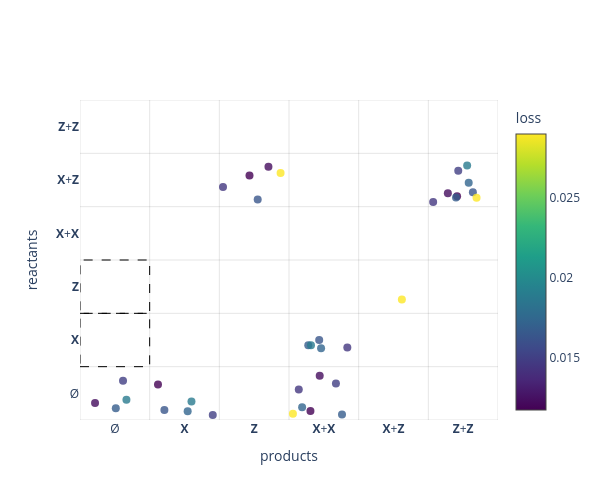

Source (notebook cell):
### Code cell
# Plot the reactant-product scatter for the top unfiltered IOCRNs
rewards_sorted = [iocrn.last_task_info['reward'] for iocrn in all_iocrns_sorted]
rewards_sorted_filtered = [iocrn.last_task_info['reward'] for iocrn in all_iocrns_sorted_filtered]

plot_reactant_product_scatter(
    all_iocrns_sorted_filtered[0:n_filtered],
    perf=rewards_sorted_filtered[0:n_filtered],
    species_labels=species_labels,
    max_order= mak_order,
    num_reactions_template=num_reactions_template,
    title="",
    cmap_name="viridis",
    max_ticks=20,
    figsize=(6, 5),
    jitter_scale=0.45,
    use_plotly=True  # ENABLE INTERACTIVE PLOTTING WITH PLOTLY
)

# Plot the reactant-product heatmap for the top filtered IOCRNs (topologically unique)
plot_reactant_product_heatmap(
    all_iocrns_sorted_filtered[0:n_filtered],
    species_labels,
    max_order= mak_order,
    num_reactions_template=num_reactions_template,
    title="",
    cmap_name="YlGnBu",
    max_ticks=20,
    figsize=(7, 6),
)

### Figure 1 — Plotly figure (JSON) as saved in the notebook; plotly's stock layout.template omitted (floating-point values rounded to 4 significant figures)
{"data": [{"hovertemplate": "%{text}<extra></extra>", "marker": {"color": [0.01176, 0.01176, 0.01176, 0.01176, 0.0123, 0.0123, 0.0123, 0.0123, 0.01452, 0.01452, 0.01452, 0.01452, 0.01494, 0.01494, 0.01494, 0.01494, 0.0164, 0.0164, 0.0164, 0.0164, 0.01681, 0.01681, 0.01681, 0.01681, 0.01734, 0.01734, 0.01734, 0.01734, 0.01888, 0.01888, 0.01888, 0.01888, 0.02902, 0.02902, 0.02902, 0.02902], "colorbar": {"title": {"text": "loss"}}, "colorscale": [[0, "#440154"], [0.1111, "#482878"], [0.2222, "#3e4989"], [0.3333, "#31688e"], [0.4444, "#26828e"], [0.5556, "#1f9e89"], [0.6667, "#35b779"], [0.7778, "#6ece58"], [0.8889, "#b5de2b"], [1, "#fde725"]], "opacity": 0.8, "showscale": true, "size": 8}, "mode": "markers", "text": ["<b>CRN Index:</b> 0<br><b>Performance:</b> 0.0118<br><b>Reaction:</b> X + Z ----> Z;  [MAK(4.193484783172607)]<br><b>Full CRN:</b><br>Inputs: ['u_1', 'u_2'] <br>Species: ['X', 'Z'] <br>Output Species: ['X'] <br>∅ ----> X;  [MAK(0.9704891443252563)]<br>∅ ----> X + X;  [MAK(1.553239107131958)]<br>X ----> ∅;  [MAK(1.0, u_2)]<br>Z ----> ∅;  [MAK(1.0, u_1)]<br>X + Z ----> Z;  [MAK(4.193484783172607)]<br>X + Z ----> Z + Z;  [MAK(1.0001869201660156)]", "<b>CRN Index:</b> 0<br><b>Performance:</b> 0.0118<br><b>Reaction:</b> ∅ ----> X;  [MAK(0.9704891443252563)]<br><b>Full CRN:</b><br>Inputs: ['u_1', 'u_2'] <br>Species: ['X', 'Z'] <br>Output Species: ['X'] <br>∅ ----> X;  [MAK(0.9704891443252563)]<br>∅ ----> X + X;  [MAK(1.553239107131958)]<br>X ----> ∅;  [MAK(1.0, u_2)]<br>Z ----> ∅;  [MAK(1.0, u_1)]<br>X + Z ----> Z;  [MAK(4.193484783172607)]<br>X + Z ----> Z + Z;  [MAK(1.0001869201660156)]", "<b>CRN Index:</b> 0<br><b>Performance:</b> 0.0118<br><b>Reaction:</b> X + Z ----> Z + Z;  [MAK(1.0001869201660156)]<br><b>Full CRN:</b><br>Inputs: ['u_1', 'u_2'] <br>Species: ['X', 'Z'] <br>Output Species: ['X'] <br>∅ ----> X;  [MAK(0.9704891443252563)]<br>∅ ----> X + X;  [MAK(1.553239107131958)]<br>X ----> ∅;  [MAK(1.0, u_2)]<br>Z ----> ∅;  [MAK(1.0, u_1)]<br>X + Z ----> Z;  [MAK(4.193484783172607)]<br>X + Z ----> Z + Z;  [MAK(1.0001869201660156)]", "<b>CRN Index:</b> 0<br><b>Performance:</b> 0.0118<br><b>Reaction:</b> ∅ ----> X + X;  [MAK(1.553239107131958)]<br><b>Full CRN:</b><br>Inputs: ['u_1', 'u_2'] <br>Species: ['X', 'Z'] <br>Output Species: ['X'] <br>∅ ----> X;  [MAK(0.9704891443252563)]<br>∅ ----> X + X;  [MAK(1.553239107131958)]<br>X ----> ∅;  [MAK(1.0, u_2)]<br>Z ----> ∅;  [MAK(1.0, u_1)]<br>X + Z ----> Z;  [MAK(4.193484783172607)]<br>X + Z ----> Z + Z;  [MAK(1.0001869201660156)]", "<b>CRN Index:</b> 1<br><b>Performance:</b> 0.0123<br><b>Reaction:</b> ∅ ----> X + X;  [MAK(1.1296522617340088)]<br><b>Full CRN:</b><br>Inputs: ['u_1', 'u_2'] <br>Species: ['X', 'Z'] <br>Output Species: ['X'] <br>∅ ----> ∅;  [MAK(1.0875391960144043)]<br>∅ ----> X + X;  [MAK(1.1296522617340088)]<br>X ----> ∅;  [MAK(1.0, u_2)]<br>Z ----> ∅;  [MAK(1.0, u_1)]<br>X + Z ----> Z;  [MAK(1.0830769538879395)]<br>X + Z ----> Z + Z;  [MAK(0.9992642998695374)]", "<b>CRN Index:</b> 1<br><b>Performance:</b> 0.0123<br><b>Reaction:</b> X + Z ----> Z;  [MAK(1.0830769538879395)]<br><b>Full CRN:</b><br>Inputs: ['u_1', 'u_2'] <br>Species: ['X', 'Z'] <br>Output Species: ['X'] <br>∅ ----> ∅;  [MAK(1.0875391960144043)]<br>∅ ----> X + X;  [MAK(1.1296522617340088)]<br>X ----> ∅;  [MAK(1.0, u_2)]<br>Z ----> ∅;  [MAK(1.0, u_1)]<br>X + Z ----> Z;  [MAK(1.0830769538879395)]<br>X + Z ----> Z + Z;  [MAK(0.9992642998695374)]", "<b>CRN Index:</b> 1<br><b>Performance:</b> 0.0123<br><b>Reaction:</b> X + Z ----> Z + Z;  [MAK(0.9992642998695374)]<br><b>Full CRN:</b><br>Inputs: ['u_1', 'u_2'] <br>Species: ['X', 'Z'] <br>Output Species: ['X'] <br>∅ ----> ∅;  [MAK(1.0875391960144043)]<br>∅ ----> X + X;  [MAK(1.1296522617340088)]<br>X ----> ∅;  [MAK(1.0, u_2)]<br>Z ----> ∅;  [MAK(1.0, u_1)]<br>X + Z ----> Z;  [MAK(1.0830769538879395)]<br>X + Z ----> Z + Z;  [MAK(0.9992642998695374)]", "<b>CRN Index:</b> 1<br><b>Performance:</b> 0.0123<br><b>Reaction:</b> ∅ ----> ∅;  [MAK(1.0875391960144043)]<br><b>Full CRN:</b><br>Inputs: ['u_1', 'u_2'] <br>Species: ['X', 'Z'] <br>Output Species: ['X'] <br>∅ ----> ∅;  [MAK(1.0875391960144043)]<br>∅ ----> X + X;  [MAK(1.1296522617340088)]<br>X ----> ∅;  [MAK(1.0, u_2)]<br>Z ----> ∅;  [MAK(1.0, u_1)]<br>X + Z ----> Z;  [MAK(1.0830769538879395)]<br>X + Z ----> Z + Z;  [MAK(0.9992642998695374)]", "<b>CRN Index:</b> 2<br><b>Performance:</b> 0.0145<br><b>Reaction:</b> X + Z ----> Z + Z;  [MAK(0.9998810291290283)]<br><b>Full CRN:</b><br>Inputs: ['u_1', 'u_2'] <br>Species: ['X', 'Z'] <br>Output Species: ['X'] <br>∅ ----> X + X;  [MAK(0.7424575686454773)]<br>X ----> ∅;  [MAK(1.0, u_2)]<br>X ----> X + X;  [MAK(0.7166404128074646)]<br>Z ----> ∅;  [MAK(1.0, u_1)]<br>X + Z ----> Z;  [MAK(1.1731104850769043)]<br>X + Z ----> Z + Z;  [MAK(0.9998810291290283)]", "<b>CRN Index:</b> 2<br><b>Performance:</b> 0.0145<br><b>Reaction:</b> X ----> X + X;  [MAK(0.7166404128074646)]<br><b>Full CRN:</b><br>Inputs: ['u_1', 'u_2'] <br>Species: ['X', 'Z'] <br>Output Species: ['X'] <br>∅ ----> X + X;  [MAK(0.7424575686454773)]<br>X ----> ∅;  [MAK(1.0, u_2)]<br>X ----> X + X;  [MAK(0.7166404128074646)]<br>Z ----> ∅;  [MAK(1.0, u_1)]<br>X + Z ----> Z;  [MAK(1.1731104850769043)]<br>X + Z ----> Z + Z;  [MAK(0.9998810291290283)]", "<b>CRN Index:</b> 2<br><b>Performance:</b> 0.0145<br><b>Reaction:</b> ∅ ----> X + X;  [MAK(0.7424575686454773)]<br><b>Full CRN:</b><br>Inputs: ['u_1', 'u_2'] <br>Species: ['X', 'Z'] <br>Output Species: ['X'] <br>∅ ----> X + X;  [MAK(0.7424575686454773)]<br>X ----> ∅;  [MAK(1.0, u_2)]<br>X ----> X + X;  [MAK(0.7166404128074646)]<br>Z ----> ∅;  [MAK(1.0, u_1)]<br>X + Z ----> Z;  [MAK(1.1731104850769043)]<br>X + Z ----> Z + Z;  [MAK(0.9998810291290283)]", "<b>CRN Index:</b> 2<br><b>Performance:</b> 0.0145<br><b>Reaction:</b> X + Z ----> Z;  [MAK(1.1731104850769043)]<br><b>Full CRN:</b><br>Inputs: ['u_1', 'u_2'] <br>Species: ['X', 'Z'] <br>Output Species: ['X'] <br>∅ ----> X + X;  [MAK(0.7424575686454773)]<br>X ----> ∅;  [MAK(1.0, u_2)]<br>X ----> X + X;  [MAK(0.7166404128074646)]<br>Z ----> ∅;  [MAK(1.0, u_1)]<br>X + Z ----> Z;  [MAK(1.1731104850769043)]<br>X + Z ----> Z + Z;  [MAK(0.9998810291290283)]", "<b>CRN Index:</b> 3<br><b>Performance:</b> 0.0149<br><b>Reaction:</b> X + Z ----> Z + Z;  [MAK(0.9999200701713562)]<br><b>Full CRN:</b><br>Inputs: ['u_1', 'u_2'] <br>Species: ['X', 'Z'] <br>Output Species: ['X'] <br>∅ ----> ∅;  [MAK(0.9144842624664307)]<br>∅ ----> X;  [MAK(0.8927112817764282)]<br>∅ ----> X + X;  [MAK(0.8911675214767456)]<br>X ----> ∅;  [MAK(1.0, u_2)]<br>Z ----> ∅;  [MAK(1.0, u_1)]<br>X + Z ----> Z + Z;  [MAK(0.9999200701713562)]", "<b>CRN Index:</b> 3<br><b>Performance:</b> 0.0149<br><b>Reaction:</b> ∅ ----> X;  [MAK(0.8927112817764282)]<br><b>Full CRN:</b><br>Inputs: ['u_1', 'u_2'] <br>Species: ['X', 'Z'] <br>Output Species: ['X'] <br>∅ ----> ∅;  [MAK(0.9144842624664307)]<br>∅ ----> X;  [MAK(0.8927112817764282)]<br>∅ ----> X + X;  [MAK(0.8911675214767456)]<br>X ----> ∅;  [MAK(1.0, u_2)]<br>Z ----> ∅;  [MAK(1.0, u_1)]<br>X + Z ----> Z + Z;  [MAK(0.9999200701713562)]", "<b>CRN Index:</b> 3<br><b>Performance:</b> 0.0149<br><b>Reaction:</b> ∅ ----> ∅;  [MAK(0.9144842624664307)]<br><b>Full CRN:</b><br>Inputs: ['u_1', 'u_2'] <br>Species: ['X', 'Z'] <br>Output Species: ['X'] <br>∅ ----> ∅;  [MAK(0.9144842624664307)]<br>∅ ----> X;  [MAK(0.8927112817764282)]<br>∅ ----> X + X;  [MAK(0.8911675214767456)]<br>X ----> ∅;  [MAK(1.0, u_2)]<br>Z ----> ∅;  [MAK(1.0, u_1)]<br>X + Z ----> Z + Z;  [MAK(0.9999200701713562)]", "<b>CRN Index:</b> 3<br><b>Performance:</b> 0.0149<br><b>Reaction:</b> ∅ ----> X + X;  [MAK(0.8911675214767456)]<br><b>Full CRN:</b><br>Inputs: ['u_1', 'u_2'] <br>Species: ['X', 'Z'] <br>Output Species: ['X'] <br>∅ ----> ∅;  [MAK(0.9144842624664307)]<br>∅ ----> X;  [MAK(0.8927112817764282)]<br>∅ ----> X + X;  [MAK(0.8911675214767456)]<br>X ----> ∅;  [MAK(1.0, u_2)]<br>Z ----> ∅;  [MAK(1.0, u_1)]<br>X + Z ----> Z + Z;  [MAK(0.9999200701713562)]", "<b>CRN Index:</b> 4<br><b>Performance:</b> 0.0164<br><b>Reaction:</b> ∅ ----> X;  [MAK(1.1214081048965454)]<br><b>Full CRN:</b><br>Inputs: ['u_1', 'u_2'] <br>Species: ['X', 'Z'] <br>Output Species: ['X'] <br>∅ ----> X;  [MAK(1.1214081048965454)]<br>X ----> ∅;  [MAK(1.0, u_2)]<br>X ----> X + X;  [MAK(0.835610032081604)]<br>Z ----> ∅;  [MAK(1.0, u_1)]<br>X + Z ----> Z;  [MAK(1.1344969272613525)]<br>X + Z ----> Z + Z;  [MAK(0.9994767904281616)]", "<b>CRN Index:</b> 4<br><b>Performance:</b> 0.0164<br><b>Reaction:</b> X + Z ----> Z + Z;  [MAK(0.9994767904281616)]<br><b>Full CRN:</b><br>Inputs: ['u_1', 'u_2'] <br>Species: ['X', 'Z'] <br>Output Species: ['X'] <br>∅ ----> X;  [MAK(1.1214081048965454)]<br>X ----> ∅;  [MAK(1.0, u_2)]<br>X ----> X + X;  [MAK(0.835610032081604)]<br>Z ----> ∅;  [MAK(1.0, u_1)]<br>X + Z ----> Z;  [MAK(1.1344969272613525)]<br>X + Z ----> Z + Z;  [MAK(0.9994767904281616)]", "<b>CRN Index:</b> 4<br><b>Performance:</b> 0.0164<br><b>Reaction:</b> X + Z ----> Z;  [MAK(1.1344969272613525)]<br><b>Full CRN:</b><br>Inputs: ['u_1', 'u_2'] <br>Species: ['X', 'Z'] <br>Output Species: ['X'] <br>∅ ----> X;  [MAK(1.1214081048965454)]<br>X ----> ∅;  [MAK(1.0, u_2)]<br>X ----> X + X;  [MAK(0.835610032081604)]<br>Z ----> ∅;  [MAK(1.0, u_1)]<br>X + Z ----> Z;  [MAK(1.1344969272613525)]<br>X + Z ----> Z + Z;  [MAK(0.9994767904281616)]", "<b>CRN Index:</b> 4<br><b>Performance:</b> 0.0164<br><b>Reaction:</b> X ----> X + X;  [MAK(0.835610032081604)]<br><b>Full CRN:</b><br>Inputs: ['u_1', 'u_2'] <br>Species: ['X', 'Z'] <br>Output Species: ['X'] <br>∅ ----> X;  [MAK(1.1214081048965454)]<br>X ----> ∅;  [MAK(1.0, u_2)]<br>X ----> X + X;  [MAK(0.835610032081604)]<br>Z ----> ∅;  [MAK(1.0, u_1)]<br>X + Z ----> Z;  [MAK(1.1344969272613525)]<br>X + Z ----> Z + Z;  [MAK(0.9994767904281616)]", "<b>CRN Index:</b> 5<br><b>Performance:</b> 0.0168<br><b>Reaction:</b> X + Z ----> Z + Z;  [MAK(0.9997632503509521)]<br><b>Full CRN:</b><br>Inputs: ['u_1', 'u_2'] <br>Species: ['X', 'Z'] <br>Output Species: ['X'] <br>∅ ----> ∅;  [MAK(1.0402634143829346)]<br>∅ ----> X + X;  [MAK(1.0693777799606323)]<br>X ----> ∅;  [MAK(1.0, u_2)]<br>X ----> X + X;  [MAK(0.6746452450752258)]<br>Z ----> ∅;  [MAK(1.0, u_1)]<br>X + Z ----> Z + Z;  [MAK(0.9997632503509521)]", "<b>CRN Index:</b> 5<br><b>Performance:</b> 0.0168<br><b>Reaction:</b> ∅ ----> ∅;  [MAK(1.0402634143829346)]<br><b>Full CRN:</b><br>Inputs: ['u_1', 'u_2'] <br>Species: ['X', 'Z'] <br>Output Species: ['X'] <br>∅ ----> ∅;  [MAK(1.0402634143829346)]<br>∅ ----> X + X;  [MAK(1.0693777799606323)]<br>X ----> ∅;  [MAK(1.0, u_2)]<br>X ----> X + X;  [MAK(0.6746452450752258)]<br>Z ----> ∅;  [MAK(1.0, u_1)]<br>X + Z ----> Z + Z;  [MAK(0.9997632503509521)]", "<b>CRN Index:</b> 5<br><b>Performance:</b> 0.0168<br><b>Reaction:</b> X ----> X + X;  [MAK(0.6746452450752258)]<br><b>Full CRN:</b><br>Inputs: ['u_1', 'u_2'] <br>Species: ['X', 'Z'] <br>Output Species: ['X'] <br>∅ ----> ∅;  [MAK(1.0402634143829346)]<br>∅ ----> X + X;  [MAK(1.0693777799606323)]<br>X ----> ∅;  [MAK(1.0, u_2)]<br>X ----> X + X;  [MAK(0.6746452450752258)]<br>Z ----> ∅;  [MAK(1.0, u_1)]<br>X + Z ----> Z + Z;  [MAK(0.9997632503509521)]", "<b>CRN Index:</b> 5<br><b>Performance:</b> 0.0168<br><b>Reaction:</b> ∅ ----> X + X;  [MAK(1.0693777799606323)]<br><b>Full CRN:</b><br>Inputs: ['u_1', 'u_2'] <br>Species: ['X', 'Z'] <br>Output Species: ['X'] <br>∅ ----> ∅;  [MAK(1.0402634143829346)]<br>∅ ----> X + X;  [MAK(1.0693777799606323)]<br>X ----> ∅;  [MAK(1.0, u_2)]<br>X ----> X + X;  [MAK(0.6746452450752258)]<br>Z ----> ∅;  [MAK(1.0, u_1)]<br>X + Z ----> Z + Z;  [MAK(0.9997632503509521)]", "<b>CRN Index:</b> 6<br><b>Performance:</b> 0.0173<br><b>Reaction:</b> X + Z ----> Z + Z;  [MAK(1.0002251863479614)]<br><b>Full CRN:</b><br>Inputs: ['u_1', 'u_2'] <br>Species: ['X', 'Z'] <br>Output Species: ['X'] <br>∅ ----> X;  [MAK(0.814261794090271)]<br>∅ ----> X + X;  [MAK(0.860568106174469)]<br>X ----> ∅;  [MAK(1.0, u_2)]<br>X ----> X + X;  [MAK(0.7934673428535461)]<br>Z ----> ∅;  [MAK(1.0, u_1)]<br>X + Z ----> Z + Z;  [MAK(1.0002251863479614)]", "<b>CRN Index:</b> 6<br><b>Performance:</b> 0.0173<br><b>Reaction:</b> X ----> X + X;  [MAK(0.7934673428535461)]<br><b>Full CRN:</b><br>Inputs: ['u_1', 'u_2'] <br>Species: ['X', 'Z'] <br>Output Species: ['X'] <br>∅ ----> X;  [MAK(0.814261794090271)]<br>∅ ----> X + X;  [MAK(0.860568106174469)]<br>X ----> ∅;  [MAK(1.0, u_2)]<br>X ----> X + X;  [MAK(0.7934673428535461)]<br>Z ----> ∅;  [MAK(1.0, u_1)]<br>X + Z ----> Z + Z;  [MAK(1.0002251863479614)]", "<b>CRN Index:</b> 6<br><b>Performance:</b> 0.0173<br><b>Reaction:</b> ∅ ----> X;  [MAK(0.814261794090271)]<br><b>Full CRN:</b><br>Inputs: ['u_1', 'u_2'] <br>Species: ['X', 'Z'] <br>Output Species: ['X'] <br>∅ ----> X;  [MAK(0.814261794090271)]<br>∅ ----> X + X;  [MAK(0.860568106174469)]<br>X ----> ∅;  [MAK(1.0, u_2)]<br>X ----> X + X;  [MAK(0.7934673428535461)]<br>Z ----> ∅;  [MAK(1.0, u_1)]<br>X + Z ----> Z + Z;  [MAK(1.0002251863479614)]", "<b>CRN Index:</b> 6<br><b>Performance:</b> 0.0173<br><b>Reaction:</b> ∅ ----> X + X;  [MAK(0.860568106174469)]<br><b>Full CRN:</b><br>Inputs: ['u_1', 'u_2'] <br>Species: ['X', 'Z'] <br>Output Species: ['X'] <br>∅ ----> X;  [MAK(0.814261794090271)]<br>∅ ----> X + X;  [MAK(0.860568106174469)]<br>X ----> ∅;  [MAK(1.0, u_2)]<br>X ----> X + X;  [MAK(0.7934673428535461)]<br>Z ----> ∅;  [MAK(1.0, u_1)]<br>X + Z ----> Z + Z;  [MAK(1.0002251863479614)]", "<b>CRN Index:</b> 7<br><b>Performance:</b> 0.0189<br><b>Reaction:</b> ∅ ----> X;  [MAK(1.0101802349090576)]<br><b>Full CRN:</b><br>Inputs: ['u_1', 'u_2'] <br>Species: ['X', 'Z'] <br>Output Species: ['X'] <br>∅ ----> ∅;  [MAK(0.9766747951507568)]<br>∅ ----> X;  [MAK(1.0101802349090576)]<br>X ----> ∅;  [MAK(1.0, u_2)]<br>X ----> X + X;  [MAK(0.9544339179992676)]<br>Z ----> ∅;  [MAK(1.0, u_1)]<br>X + Z ----> Z + Z;  [MAK(0.9999120235443115)]", "<b>CRN Index:</b> 7<br><b>Performance:</b> 0.0189<br><b>Reaction:</b> ∅ ----> ∅;  [MAK(0.9766747951507568)]<br><b>Full CRN:</b><br>Inputs: ['u_1', 'u_2'] <br>Species: ['X', 'Z'] <br>Output Species: ['X'] <br>∅ ----> ∅;  [MAK(0.9766747951507568)]<br>∅ ----> X;  [MAK(1.0101802349090576)]<br>X ----> ∅;  [MAK(1.0, u_2)]<br>X ----> X + X;  [MAK(0.9544339179992676)]<br>Z ----> ∅;  [MAK(1.0, u_1)]<br>X + Z ----> Z + Z;  [MAK(0.9999120235443115)]", "<b>CRN Index:</b> 7<br><b>Performance:</b> 0.0189<br><b>Reaction:</b> X ----> X + X;  [MAK(0.9544339179992676)]<br><b>Full CRN:</b><br>Inputs: ['u_1', 'u_2'] <br>Species: ['X', 'Z'] <br>Output Species: ['X'] <br>∅ ----> ∅;  [MAK(0.9766747951507568)]<br>∅ ----> X;  [MAK(1.0101802349090576)]<br>X ----> ∅;  [MAK(1.0, u_2)]<br>X ----> X + X;  [MAK(0.9544339179992676)]<br>Z ----> ∅;  [MAK(1.0, u_1)]<br>X + Z ----> Z + Z;  [MAK(0.9999120235443115)]", "<b>CRN Index:</b> 7<br><b>Performance:</b> 0.0189<br><b>Reaction:</b> X + Z ----> Z + Z;  [MAK(0.9999120235443115)]<br><b>Full CRN:</b><br>Inputs: ['u_1', 'u_2'] <br>Species: ['X', 'Z'] <br>Output Species: ['X'] <br>∅ ----> ∅;  [MAK(0.9766747951507568)]<br>∅ ----> X;  [MAK(1.0101802349090576)]<br>X ----> ∅;  [MAK(1.0, u_2)]<br>X ----> X + X;  [MAK(0.9544339179992676)]<br>Z ----> ∅;  [MAK(1.0, u_1)]<br>X + Z ----> Z + Z;  [MAK(0.9999120235443115)]", "<b>CRN Index:</b> 8<br><b>Performance:</b> 0.0290<br><b>Reaction:</b> X + Z ----> Z + Z;  [MAK(1.00894296169281)]<br><b>Full CRN:</b><br>Inputs: ['u_1', 'u_2'] <br>Species: ['X', 'Z'] <br>Output Species: ['X'] <br>∅ ----> X + X;  [MAK(1.0884650945663452)]<br>X ----> ∅;  [MAK(1.0, u_2)]<br>Z ----> ∅;  [MAK(1.0, u_1)]<br>Z ----> X + Z;  [MAK(0.9995736479759216)]<br>X + Z ----> Z;  [MAK(1.0453702211380005)]<br>X + Z ----> Z + Z;  [MAK(1.00894296169281)]", "<b>CRN Index:</b> 8<br><b>Performance:</b> 0.0290<br><b>Reaction:</b> ∅ ----> X + X;  [MAK(1.0884650945663452)]<br><b>Full CRN:</b><br>Inputs: ['u_1', 'u_2'] <br>Species: ['X', 'Z'] <br>Output Species: ['X'] <br>∅ ----> X + X;  [MAK(1.0884650945663452)]<br>X ----> ∅;  [MAK(1.0, u_2)]<br>Z ----> ∅;  [MAK(1.0, u_1)]<br>Z ----> X + Z;  [MAK(0.9995736479759216)]<br>X + Z ----> Z;  [MAK(1.0453702211380005)]<br>X + Z ----> Z + Z;  [MAK(1.00894296169281)]", "<b>CRN Index:</b> 8<br><b>Performance:</b> 0.0290<br><b>Reaction:</b> X + Z ----> Z;  [MAK(1.0453702211380005)]<br><b>Full CRN:</b><br>Inputs: ['u_1', 'u_2'] <br>Species: ['X', 'Z'] <br>Output Species: ['X'] <br>∅ ----> X + X;  [MAK(1.0884650945663452)]<br>X ----> ∅;  [MAK(1.0, u_2)]<br>Z ----> ∅;  [MAK(1.0, u_1)]<br>Z ----> X + Z;  [MAK(0.9995736479759216)]<br>X + Z ----> Z;  [MAK(1.0453702211380005)]<br>X + Z ----> Z + Z;  [MAK(1.00894296169281)]", "<b>CRN Index:</b> 8<br><b>Performance:</b> 0.0290<br><b>Reaction:</b> Z ----> X + Z;  [MAK(0.9995736479759216)]<br><b>Full CRN:</b><br>Inputs: ['u_1', 'u_2'] <br>Species: ['X', 'Z'] <br>Output Species: ['X'] <br>∅ ----> X + X;  [MAK(1.0884650945663452)]<br>X ----> ∅;  [MAK(1.0, u_2)]<br>Z ----> ∅;  [MAK(1.0, u_1)]<br>Z ----> X + Z;  [MAK(0.9995736479759216)]<br>X + Z ----> Z;  [MAK(1.0453702211380005)]<br>X + Z ----> Z + Z;  [MAK(1.00894296169281)]"], "type": "scatter", "x": [1.933, 0.6195, 4.913, 2.808, 2.941, 2.205, 4.78, -0.2841, 4.569, 3.337, 2.64, 1.553, 4.929, 1.406, 0.1176, 3.174, 0.7115, 5.139, 2.051, 2.933, 4.897, 0.01382, 2.776, 3.261, 5.079, 2.961, 1.045, 2.688, 1.1, 0.1665, 2.815, 5.057, 5.192, 2.556, 2.379, 4.12], "y": [4.083, 0.164, 3.696, -0.3312, 0.3288, 4.25, 3.752, -0.1817, 3.589, 0.8616, 0.07341, 3.868, 4.175, -0.4085, 0.2379, 0.1844, -0.3122, 3.771, 3.637, 1.001, 3.671, -0.2813, 0.9026, -0.3962, 3.949, 0.8474, -0.3377, -0.2597, -0.1549, -0.1198, 0.9019, 4.27, 3.667, -0.3833, 4.131, 1.758]}], "layout": {"height": 500, "hoverlabel": {"align": "left"}, "plot_bgcolor": "white", "shapes": [{"fillcolor": "rgba(0,0,0,0)", "layer": "above", "line": {"color": "black", "dash": "dash", "width": 1}, "type": "rect", "x0": -0.5, "x1": 0.5, "y0": 0.5, "y1": 1.5}, {"fillcolor": "rgba(0,0,0,0)", "layer": "above", "line": {"color": "black", "dash": "dash", "width": 1}, "type": "rect", "x0": -0.5, "x1": 0.5, "y0": 1.5, "y1": 2.5}, {"layer": "below", "line": {"color": "rgba(0,0,0,0.1)", "width": 1}, "type": "line", "x0": -0.5, "x1": -0.5, "y0": -0.5, "y1": 5.5}, {"layer": "below", "line": {"color": "rgba(0,0,0,0.1)", "width": 1}, "type": "line", "x0": 0.5, "x1": 0.5, "y0": -0.5, "y1": 5.5}, {"layer": "below", "line": {"color": "rgba(0,0,0,0.1)", "width": 1}, "type": "line", "x0": 1.5, "x1": 1.5, "y0": -0.5, "y1": 5.5}, {"layer": "below", "line": {"color": "rgba(0,0,0,0.1)", "width": 1}, "type": "line", "x0": 2.5, "x1": 2.5, "y0": -0.5, "y1": 5.5}, {"layer": "below", "line": {"color": "rgba(0,0,0,0.1)", "width": 1}, "type": "line", "x0": 3.5, "x1": 3.5, "y0": -0.5, "y1": 5.5}, {"layer": "below", "line": {"color": "rgba(0,0,0,0.1)", "width": 1}, "type": "line", "x0": 4.5, "x1": 4.5, "y0": -0.5, "y1": 5.5}, {"layer": "below", "line": {"color": "rgba(0,0,0,0.1)", "width": 1}, "type": "line", "x0": 5.5, "x1": 5.5, "y0": -0.5, "y1": 5.5}, {"layer": "below", "line": {"color": "rgba(0,0,0,0.1)", "width": 1}, "type": "line", "x0": -0.5, "x1": 5.5, "y0": -0.5, "y1": -0.5}, {"layer": "below", "line": {"color": "rgba(0,0,0,0.1)", "width": 1}, "type": "line", "x0": -0.5, "x1": 5.5, "y0": 0.5, "y1": 0.5}, {"layer": "below", "line": {"color": "rgba(0,0,0,0.1)", "width": 1}, "type": "line", "x0": -0.5, "x1": 5.5, "y0": 1.5, "y1": 1.5}, {"layer": "below", "line": {"color": "rgba(0,0,0,0.1)", "width": 1}, "type": "line", "x0": -0.5, "x1": 5.5, "y0": 2.5, "y1": 2.5}, {"layer": "below", "line": {"color": "rgba(0,0,0,0.1)", "width": 1}, "type": "line", "x0": -0.5, "x1": 5.5, "y0": 3.5, "y1": 3.5}, {"layer": "below", "line": {"color": "rgba(0,0,0,0.1)", "width": 1}, "type": "line", "x0": -0.5, "x1": 5.5, "y0": 4.5, "y1": 4.5}, {"layer": "below", "line": {"color": "rgba(0,0,0,0.1)", "width": 1}, "type": "line", "x0": -0.5, "x1": 5.5, "y0": 5.5, "y1": 5.5}], "title": {"text": ""}, "width": 600, "xaxis": {"range": [-0.5, 5.5], "showgrid": false, "tickmode": "array", "ticktext": ["Ø", "<b>X</b>", "<b>Z</b>", "<b>X</b>+<b>X</b>", "<b>X</b>+<b>Z</b>", "<b>Z</b>+<b>Z</b>"], "tickvals": [0, 1, 2, 3, 4, 5], "title": {"text": "products"}, "zeroline": false}, "yaxis": {"range": [-0.5, 5.5], "showgrid": false, "tickmode": "array", "ticktext": ["Ø", "<b>X</b>", "<b>Z</b>", "<b>X</b>+<b>X</b>", "<b>X</b>+<b>Z</b>", "<b>Z</b>+<b>Z</b>"], "tickvals": [0, 1, 2, 3, 4, 5], "title": {"text": "reactants"}, "zeroline": false}}}
